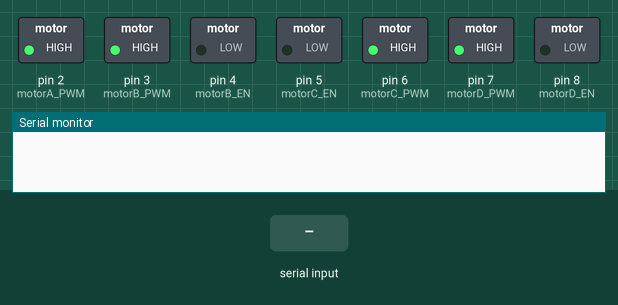
Simulated run of this sketch. Board: Arduino Uno, built with avr-gcc and run on an emulated ATmega328P. On the bench: switched loads named in the sketch (green lamp = pin HIGH), the last lines printed to the serial monitor. Inputs (shaded band) come from the test bench.

Above: at 1.2 s.
1.3 s: "90,45,200\n" received over Serial
At 2.5 s:
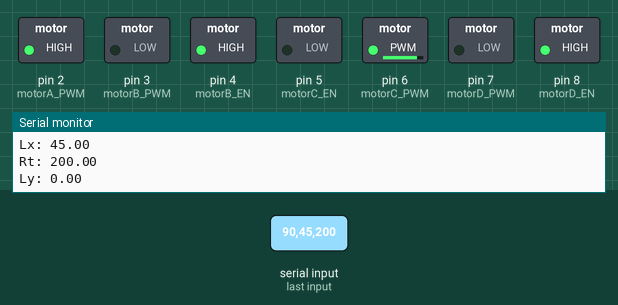
2.8 s: "30,150,10\n" received over Serial
At 5.1 s:
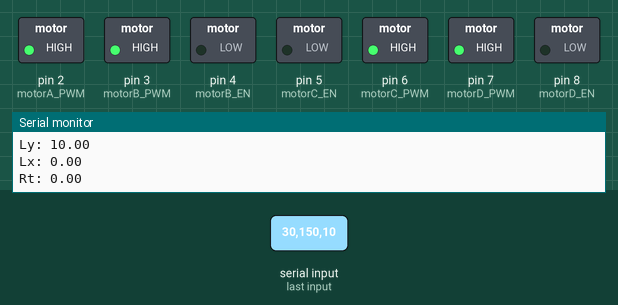
5.8 s: "30,150\n" received over Serial
At 7.8 s:
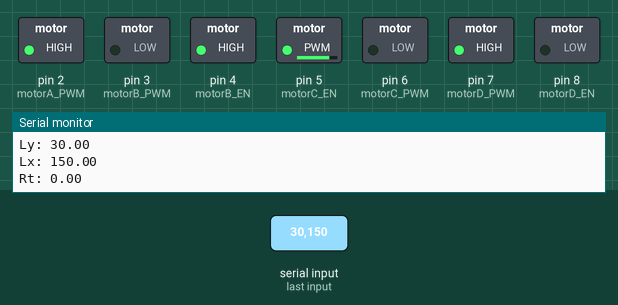
8.3 s: "1,90,45\n" received over Serial
At 9.0 s:
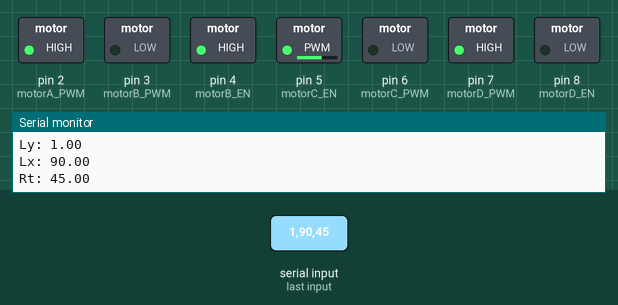
12.8 s: "90,45\n" received over Serial
At 14.3 s:
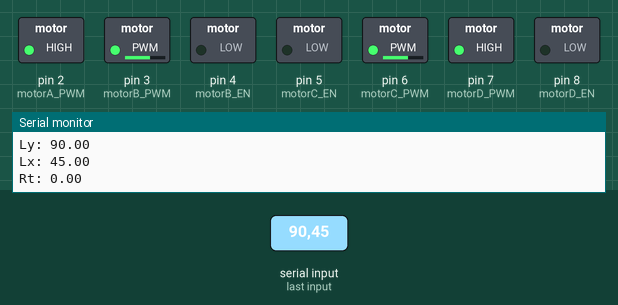
15.3 s: "5\n" received over Serial
At 18.0 s:
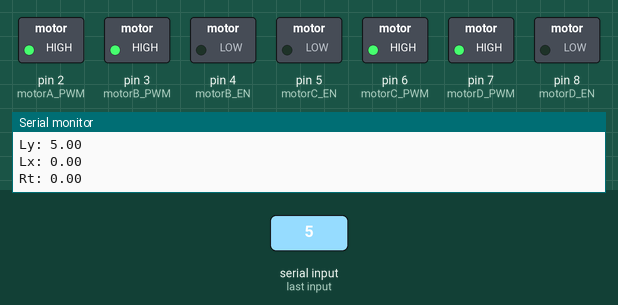
Timing chart, 0 to 19.3 s (numbered marks = the images above; inputs shaded):
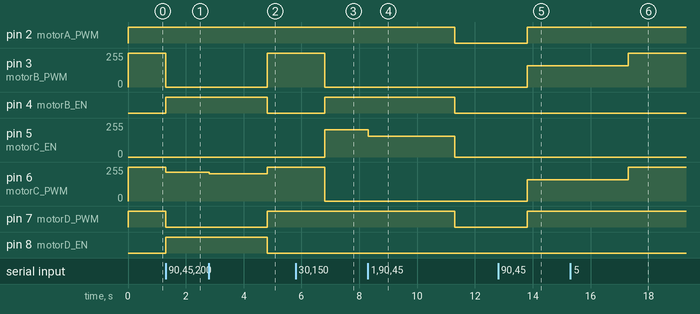

The sketch:

Teste-3-XYR-com-input-v.2.ino
```cpp
// === Declaração de pinos ===

const int motorA_EN = 1;  // Frente esquerda
const int motorA_PWM = 2;

const int motorB_EN = 4;  // Frente direita
const int motorB_PWM = 3;

const int motorC_EN = 5;  // Trás esquerda
const int motorC_PWM = 6;

const int motorD_EN = 8;  // Trás direita
const int motorD_PWM = 7;

int N = 110; // valor minimo que o motor funciona

float Ly = 1;  // Frente/Trás
float Lx = 0;  // Esquerda/Direita
float Rt = 0;  // Rotação

// Valores para os 4 motores PWM
int LeftFront = 0; // LEFT FRONT
int RightFront = 0; // RIGHT FRONT
int LeftBack = 0; // LEFT BACK
int RightBack = 0; // RIGHT BACK

void setup() {
  pinMode(motorA_EN, OUTPUT);
  pinMode(motorA_PWM, OUTPUT);
  pinMode(motorB_EN, OUTPUT);
  pinMode(motorB_PWM, OUTPUT);
  pinMode(motorC_EN, OUTPUT);
  pinMode(motorC_PWM, OUTPUT);
  pinMode(motorD_EN, OUTPUT);
  pinMode(motorD_PWM, OUTPUT);

  Serial.begin(9600);
}

void loop() {

  // === Variáveis de movimento ===
  if (Serial.available() > 0) {
    Ly = Serial.parseFloat();
    Serial.print("Ly: ");
    Serial.println(Ly);

    Lx = Serial.parseFloat();
    Serial.print("Lx: ");
    Serial.println(Lx);

    Rt = Serial.parseFloat();
    Serial.print("Rt: ");
    Serial.println(Rt);
  }
  //Normaliza os parâmetros
  move_robot(Ly, Lx, Rt);

}

// === Função de controle PWM com direção ===

void setMotor(int enPin, int pwmPin, int velocidade) {

  int veloAbs = abs(velocidade);

  if (velocidade > 0) {
    analogWrite(enPin, 0);              // Sentido horário
    analogWrite(pwmPin, veloAbs);
  } else if (velocidade < 0) {
    analogWrite(enPin, veloAbs);
    analogWrite(pwmPin, 0);               // Sentido anti-horário
  } else {
    analogWrite(pwmPin, 0);                 // Parado
    analogWrite(enPin, 0);
  }
}

void move_robot(float Ly, float Lx, float Rt) {
  float LF = Ly + Lx + Rt;
  float RF = Ly - Lx - Rt;
  float LB = Ly - Lx + Rt;
  float RB = Ly + Lx - Rt;

  float ALF = abs(LF);
  float ARF = abs(RF);
  float ALB = abs(LB);
  float ARB = abs(RB);

  float Multi = 0;
  float maior = max(max(ALF, ARF), max(ALB, ARB));
  Multi = (maior <= 1) ? (255 - N) : (255 - N) / maior;

  LeftFront  = (LF > 0) ? (int)(LF * Multi + N) : (LF < 0) ? (int)(LF * Multi - N) : 0;
  RightFront = (RF > 0) ? (int)(RF * Multi + N) : (RF < 0) ? (int)(RF * Multi - N) : 0;
  LeftBack   = (LB > 0) ? (int)(LB * Multi + N) : (LB < 0) ? (int)(LB * Multi - N) : 0;
  RightBack  = (RB > 0) ? (int)(RB * Multi + N) : (RB < 0) ? (int)(RB * Multi - N) : 0;

    // Envia sinais aos motores
  setMotor(motorA_EN, motorA_PWM, LeftFront);
  setMotor(motorB_EN, motorB_PWM, RightFront);
  setMotor(motorC_EN, motorC_PWM, LeftBack);
  setMotor(motorD_EN, motorD_PWM, RightBack);

}
```

Measured:
- after the input at 1.3 s, pin 3 (motorB_PWM): 255/255 → 0/255 at once; pin 4 (motorB_EN), pin 8 (motorD_EN): LOW → HIGH at once; pin 6 (motorC_PWM): 255/255 → 216/255 at once; pin 7 (motorD_PWM): HIGH → LOW at once
- after the input at 2.8 s, pin 2 (motorA_PWM): stays HIGH (without the input it goes to LOW after 1.5 s); pin 3 (motorB_PWM): 0/255 → 255/255 after 2.0 s; pin 4 (motorB_EN), pin 8 (motorD_EN): HIGH → LOW after 2.0 s instead of 1.5 s; pin 6 (motorC_PWM): 216/255 → 206/255 at once, → 255/255 2.0 s later; pin 7 (motorD_PWM): LOW → HIGH after 2.0 s
- after the input at 5.8 s, pin 3 (motorB_PWM), pin 6 (motorC_PWM): 255/255 → 0/255 after 1.0 s; pin 4 (motorB_EN): LOW → HIGH after 1.0 s; pin 5 (motorC_EN): 0/255 → 206/255 after 1.0 s
- after the input at 8.3 s, pin 2 (motorA_PWM), pin 4 (motorB_EN), pin 7 (motorD_PWM): HIGH → LOW after 3.0 s; pin 5 (motorC_EN): 206/255 → 156/255 at once, → 0/255 3.0 s later
- after the input at 12.8 s, pin 2 (motorA_PWM), pin 7 (motorD_PWM): LOW → HIGH after 1.0 s; pin 3 (motorB_PWM), pin 6 (motorC_PWM): 0/255 → 158/255 after 1.0 s
- after the input at 15.3 s, pin 3 (motorB_PWM), pin 6 (motorC_PWM): 158/255 → 255/255 after 2.0 s
